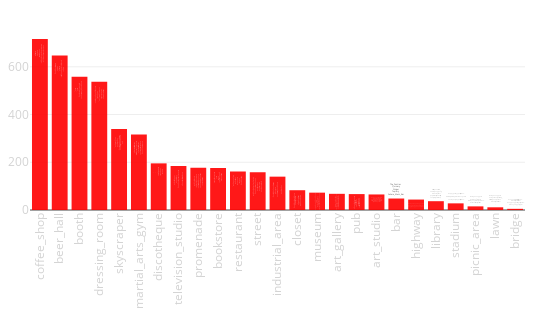

This figure's notebook cell:
### Code cell
tags_rate([x[0].split("/")[0] for x in scenes_result][N_SKIP:],
                        [x[1] for x in scenes_result][N_SKIP:])

### Figure 1 — Plotly figure (JSON) as saved in the notebook; plotly's stock layout.template omitted (floating-point values rounded to 4 significant figures)
{"data": [{"hoverinfo": "y+text", "marker": {"color": "red"}, "opacity": 0.9, "text": ["Coffee_Roastery_Lab_by_18... <br>Omotesando_Koffee_Hong_Ko... <br>CoCo_Espresso <br>Kaffeine <br>Barista_Jam", "Ginger <br>Quarry_Bay_Hongkong_Islan... <br>Iberico_Co_ <br>FRITES <br>Brotzeit_Hong_Kong", "_ <br>Hong_Kong_Exhibition_Cent... <br>_Broadway_Kwai_Fong <br>MCL_ <br>MCL_", "Little_DOT_Vintage <br>FreedomTattoo <br>Causeway_Place_1_167_ <br>The_Capital_ <br>Novelty_Lane_noveltylane...", "_360_ <br>Hong_Kong_Victoria_Peak <br>Victoria_Peak_Top_Of_Hong... <br>Lugard_Road <br>Sky_Terrace_428_", "Anurati_Cindy_Leung <br>Pure_Fitness_Kinwick_Cent... <br>Fitness_First_Platinum_To... <br>Madame_Tussauds_Victoria... <br>Fitness_First_Platinum_Ho...", "Ophelia <br>The_Pontiac <br>MAISON_EIGHT <br>_ <br>_", "Peel_Fresco_Music_Lounge <br>_ <br>Madam_Tussauds_Hongkong <br>Caf_Hillywood <br>1563_at_the_East", "Victoria_Harbour <br>Tsim_Sha_Tsui_Promenade <br>Avenue_Of_Stars_Tsim_Sha... <br>Kowloon_City_Ferry_Pier <br>Quarry_Bay_Park", "Eslite_bookstore_ <br>_Fook_Le_Model <br>Toolss <br>MCL_ <br>Montane_Mansion", "Pici_Hong_Kong <br>Sabatini <br>Bakehouse <br>Chilli_Fagara <br>Greyhound_Cafe_", "_Hollywood_Road <br>Granville_Road <br>Lockhart_Road <br>Soho_Central_Hongkong <br>Kwum_Yam_Temple_Hung_Hom", "Lugard_Road <br>_ <br>Hong_Kong_Victoria_Peak <br>Garden_Hill <br>Victoria_Peak_Top_Of_Hong...", "Kwai_Chung_Plaza <br>Little_DOT_Vintage <br>_ <br>Midwest_Vintage <br>Hung_Hom_Hong_Kong", "Hong_Kong_Heritage_Museu... <br>_Thaimerder <br>Comix_Home_Base_ <br>Bibo <br>Hong_Kong_China_Internati...", "Comix_Home_Base_ <br>Affordable_Art_Fair_Hong... <br>Galaxy_Tattoo_HK <br>Hong_Kong_Heritage_Museu... <br>Art_Basel_HK_Collectors_L...", "Sahara_Mezz_Bar <br>The_Old_Man <br>The_Woods <br>Iberico_Co_ <br>Mahalo_Tiki_Lounge", "Galaxy_Tattoo_HK <br>Uma_Nota_HK <br>Comix_Home_Base_ <br>Art_Basel_HK_Collectors_L... <br>_MOFO_Tattoo", "The_Pontiac <br>Quinary <br>Ginger <br>Topiary <br>Sahara_Mezz_Bar", "_ <br>Cemoro_Sewu_Sarangan_Gunu... <br>_ <br>Hong_Hum_Train_Station_Ho... <br>Hong_Kong_Convention_Exhi...", "Eslite_bookstore_ <br>SCAD_Hong_Kong <br>Graham_Street <br>_Polytechnic_University <br>TC2_cafe_workshop", "Happy_Valley_Sports_Groun... <br>_ <br>HONG_KONG_FOOTBALL_CLUB <br>_ <br>Sham_Shui_Po_Sports_Groun...", "Nam_Cheong_Park <br>_ <br>Kowloon_Tsai_Park <br>Bruce_Lee_Statue_Kowloon... <br>Harbourfront_Horizon", "Nam_Cheong_Park <br>Zero_Carbon_Building_ <br>Victoria_Peak_Garden <br>Grand_Waterfront <br>_", "Avenue_Of_Stars_Tsim_Sha... <br>Grand_Waterfront <br>Hong_Kong_Heritage_Museu... <br>_ <br>Kwun_Tong_Ferry_Pier"], "type": "bar", "uid": "322a6842-2b0b-11e9-8caa-3c15c2cf2370", "x": ["coffee_shop", "beer_hall", "booth", "dressing_room", "skyscraper", "martial_arts_gym", "discotheque", "television_studio", "promenade", "bookstore", "restaurant", "street", "industrial_area", "closet", "museum", "art_gallery", "pub", "art_studio", "bar", "highway", "library", "stadium", "picnic_area", "lawn", "bridge"], "xaxis": "x", "y": [716.5, 647.6, 558.5, 537.7, 339.2, 316.5, 195.4, 184.4, 177.0, 175.9, 161.3, 158.2, 139.7, 82.92, 72.67, 67.79, 66.64, 65.15, 48.12, 43.74, 36.9, 27.87, 15.18, 11.32, 4.884], "yaxis": "y"}], "layout": {"height": 330, "margin": {"b": 120, "l": 30, "r": 25, "t": 30}, "showlegend": false, "width": 550, "xaxis": {"anchor": "y", "domain": [0, 1], "tickangle": -90, "tickfont": {"color": "lightgrey", "size": 11.5}}, "xaxis2": {"tickangle": -90, "tickfont": {"color": "lightgrey", "size": 11.5}}, "yaxis": {"anchor": "x", "domain": [0, 1], "tickfont": {"color": "lightgrey", "size": 11.5}}, "yaxis2": {"tickfont": {"color": "lightgrey", "size": 11.5}}}}
